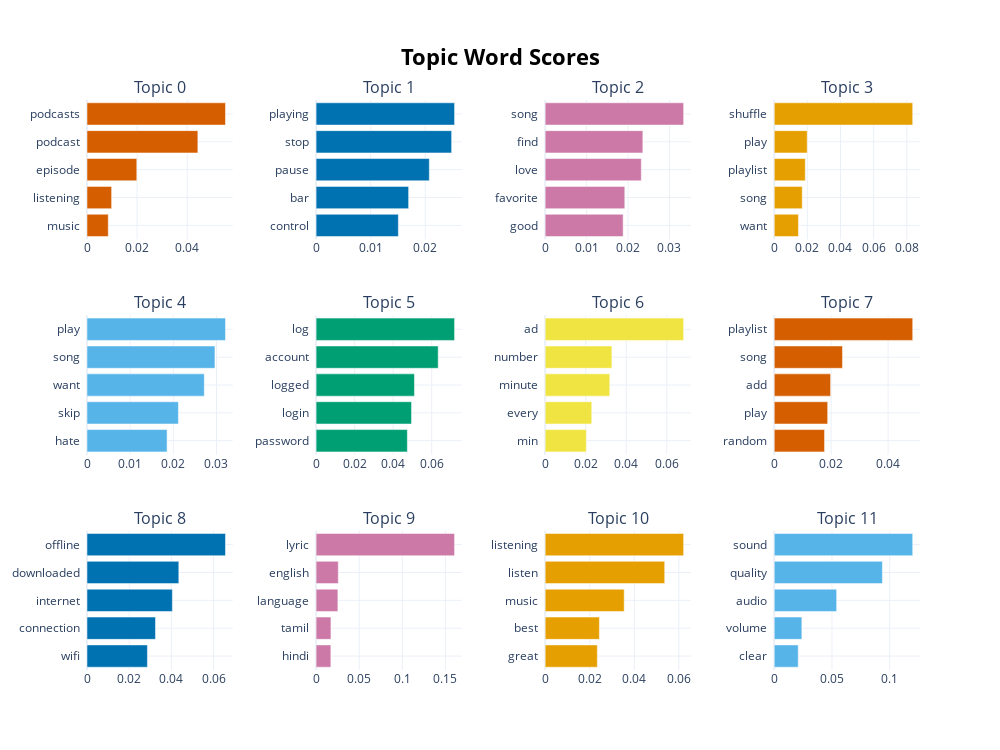

Notebook code for this chart:
### Code cell
model.visualize_barchart(top_n_topics=12)

### Figure 1 — Plotly figure (JSON) as saved in the notebook; plotly's stock layout.template omitted (floating-point values rounded to 4 significant figures)
{"data": [{"marker": {"color": "#D55E00"}, "orientation": "h", "type": "bar", "x": [0.008485, 0.009827, 0.01988, 0.04426, 0.05529], "xaxis": "x", "y": ["music  ", "listening  ", "episode  ", "podcast  ", "podcasts  "], "yaxis": "y"}, {"marker": {"color": "#0072B2"}, "orientation": "h", "type": "bar", "x": [0.01507, 0.01695, 0.02074, 0.02483, 0.02537], "xaxis": "x2", "y": ["control  ", "bar  ", "pause  ", "stop  ", "playing  "], "yaxis": "y2"}, {"marker": {"color": "#CC79A7"}, "orientation": "h", "type": "bar", "x": [0.01883, 0.01922, 0.02321, 0.02358, 0.03343], "xaxis": "x3", "y": ["good  ", "favorite  ", "love  ", "find  ", "song  "], "yaxis": "y3"}, {"marker": {"color": "#E69F00"}, "orientation": "h", "type": "bar", "x": [0.01462, 0.01691, 0.01875, 0.01992, 0.0836], "xaxis": "x4", "y": ["want  ", "song  ", "playlist  ", "play  ", "shuffle  "], "yaxis": "y4"}, {"marker": {"color": "#56B4E9"}, "orientation": "h", "type": "bar", "x": [0.01855, 0.02118, 0.02718, 0.02964, 0.03209], "xaxis": "x5", "y": ["hate  ", "skip  ", "want  ", "song  ", "play  "], "yaxis": "y5"}, {"marker": {"color": "#009E73"}, "orientation": "h", "type": "bar", "x": [0.04735, 0.04951, 0.05103, 0.06335, 0.07184], "xaxis": "x6", "y": ["password  ", "login  ", "logged  ", "account  ", "log  "], "yaxis": "y6"}, {"marker": {"color": "#F0E442"}, "orientation": "h", "type": "bar", "x": [0.02032, 0.023, 0.03189, 0.03294, 0.06833], "xaxis": "x7", "y": ["min  ", "every  ", "minute  ", "number  ", "ad  "], "yaxis": "y7"}, {"marker": {"color": "#D55E00"}, "orientation": "h", "type": "bar", "x": [0.01768, 0.01878, 0.01981, 0.02399, 0.04865], "xaxis": "x8", "y": ["random  ", "play  ", "add  ", "song  ", "playlist  "], "yaxis": "y8"}, {"marker": {"color": "#0072B2"}, "orientation": "h", "type": "bar", "x": [0.02864, 0.03247, 0.04048, 0.04353, 0.06565], "xaxis": "x9", "y": ["wifi  ", "connection  ", "internet  ", "downloaded  ", "offline  "], "yaxis": "y9"}, {"marker": {"color": "#CC79A7"}, "orientation": "h", "type": "bar", "x": [0.01713, 0.01724, 0.02529, 0.02578, 0.1606], "xaxis": "x10", "y": ["hindi  ", "tamil  ", "language  ", "english  ", "lyric  "], "yaxis": "y10"}, {"marker": {"color": "#E69F00"}, "orientation": "h", "type": "bar", "x": [0.02342, 0.02434, 0.03547, 0.05366, 0.06215], "xaxis": "x11", "y": ["great  ", "best  ", "music  ", "listen  ", "listening  "], "yaxis": "y11"}, {"marker": {"color": "#56B4E9"}, "orientation": "h", "type": "bar", "x": [0.0208, 0.02393, 0.05406, 0.09365, 0.1199], "xaxis": "x12", "y": ["clear  ", "volume  ", "audio  ", "quality  ", "sound  "], "yaxis": "y12"}], "layout": {"annotations": [{"font": {"size": 16}, "showarrow": false, "text": "Topic 0", "x": 0.0875, "xanchor": "center", "xref": "paper", "y": 1, "yanchor": "bottom", "yref": "paper"}, {"font": {"size": 16}, "showarrow": false, "text": "Topic 1", "x": 0.3625, "xanchor": "center", "xref": "paper", "y": 1, "yanchor": "bottom", "yref": "paper"}, {"font": {"size": 16}, "showarrow": false, "text": "Topic 2", "x": 0.6375, "xanchor": "center", "xref": "paper", "y": 1, "yanchor": "bottom", "yref": "paper"}, {"font": {"size": 16}, "showarrow": false, "text": "Topic 3", "x": 0.9125, "xanchor": "center", "xref": "paper", "y": 1, "yanchor": "bottom", "yref": "paper"}, {"font": {"size": 16}, "showarrow": false, "text": "Topic 4", "x": 0.0875, "xanchor": "center", "xref": "paper", "y": 0.6222, "yanchor": "bottom", "yref": "paper"}, {"font": {"size": 16}, "showarrow": false, "text": "Topic 5", "x": 0.3625, "xanchor": "center", "xref": "paper", "y": 0.6222, "yanchor": "bottom", "yref": "paper"}, {"font": {"size": 16}, "showarrow": false, "text": "Topic 6", "x": 0.6375, "xanchor": "center", "xref": "paper", "y": 0.6222, "yanchor": "bottom", "yref": "paper"}, {"font": {"size": 16}, "showarrow": false, "text": "Topic 7", "x": 0.9125, "xanchor": "center", "xref": "paper", "y": 0.6222, "yanchor": "bottom", "yref": "paper"}, {"font": {"size": 16}, "showarrow": false, "text": "Topic 8", "x": 0.0875, "xanchor": "center", "xref": "paper", "y": 0.2444, "yanchor": "bottom", "yref": "paper"}, {"font": {"size": 16}, "showarrow": false, "text": "Topic 9", "x": 0.3625, "xanchor": "center", "xref": "paper", "y": 0.2444, "yanchor": "bottom", "yref": "paper"}, {"font": {"size": 16}, "showarrow": false, "text": "Topic 10", "x": 0.6375, "xanchor": "center", "xref": "paper", "y": 0.2444, "yanchor": "bottom", "yref": "paper"}, {"font": {"size": 16}, "showarrow": false, "text": "Topic 11", "x": 0.9125, "xanchor": "center", "xref": "paper", "y": 0.2444, "yanchor": "bottom", "yref": "paper"}], "height": 750, "hoverlabel": {"bgcolor": "white", "font": {"family": "Rockwell", "size": 16}}, "showlegend": false, "title": {"font": {"color": "Black", "size": 22}, "text": "<b>Topic Word Scores", "x": 0.5, "xanchor": "center", "yanchor": "top"}, "width": 1000, "xaxis": {"anchor": "y", "domain": [0, 0.175], "showgrid": true}, "xaxis10": {"anchor": "y10", "domain": [0.275, 0.45], "showgrid": true}, "xaxis11": {"anchor": "y11", "domain": [0.55, 0.725], "showgrid": true}, "xaxis12": {"anchor": "y12", "domain": [0.825, 1], "showgrid": true}, "xaxis2": {"anchor": "y2", "domain": [0.275, 0.45], "showgrid": true}, "xaxis3": {"anchor": "y3", "domain": [0.55, 0.725], "showgrid": true}, "xaxis4": {"anchor": "y4", "domain": [0.825, 1], "showgrid": true}, "xaxis5": {"anchor": "y5", "domain": [0, 0.175], "showgrid": true}, "xaxis6": {"anchor": "y6", "domain": [0.275, 0.45], "showgrid": true}, "xaxis7": {"anchor": "y7", "domain": [0.55, 0.725], "showgrid": true}, "xaxis8": {"anchor": "y8", "domain": [0.825, 1], "showgrid": true}, "xaxis9": {"anchor": "y9", "domain": [0, 0.175], "showgrid": true}, "yaxis": {"anchor": "x", "domain": [0.7556, 1], "showgrid": true}, "yaxis10": {"anchor": "x10", "domain": [0, 0.2444], "showgrid": true}, "yaxis11": {"anchor": "x11", "domain": [0, 0.2444], "showgrid": true}, "yaxis12": {"anchor": "x12", "domain": [0, 0.2444], "showgrid": true}, "yaxis2": {"anchor": "x2", "domain": [0.7556, 1], "showgrid": true}, "yaxis3": {"anchor": "x3", "domain": [0.7556, 1], "showgrid": true}, "yaxis4": {"anchor": "x4", "domain": [0.7556, 1], "showgrid": true}, "yaxis5": {"anchor": "x5", "domain": [0.3778, 0.6222], "showgrid": true}, "yaxis6": {"anchor": "x6", "domain": [0.3778, 0.6222], "showgrid": true}, "yaxis7": {"anchor": "x7", "domain": [0.3778, 0.6222], "showgrid": true}, "yaxis8": {"anchor": "x8", "domain": [0.3778, 0.6222], "showgrid": true}, "yaxis9": {"anchor": "x9", "domain": [0, 0.2444], "showgrid": true}}}
